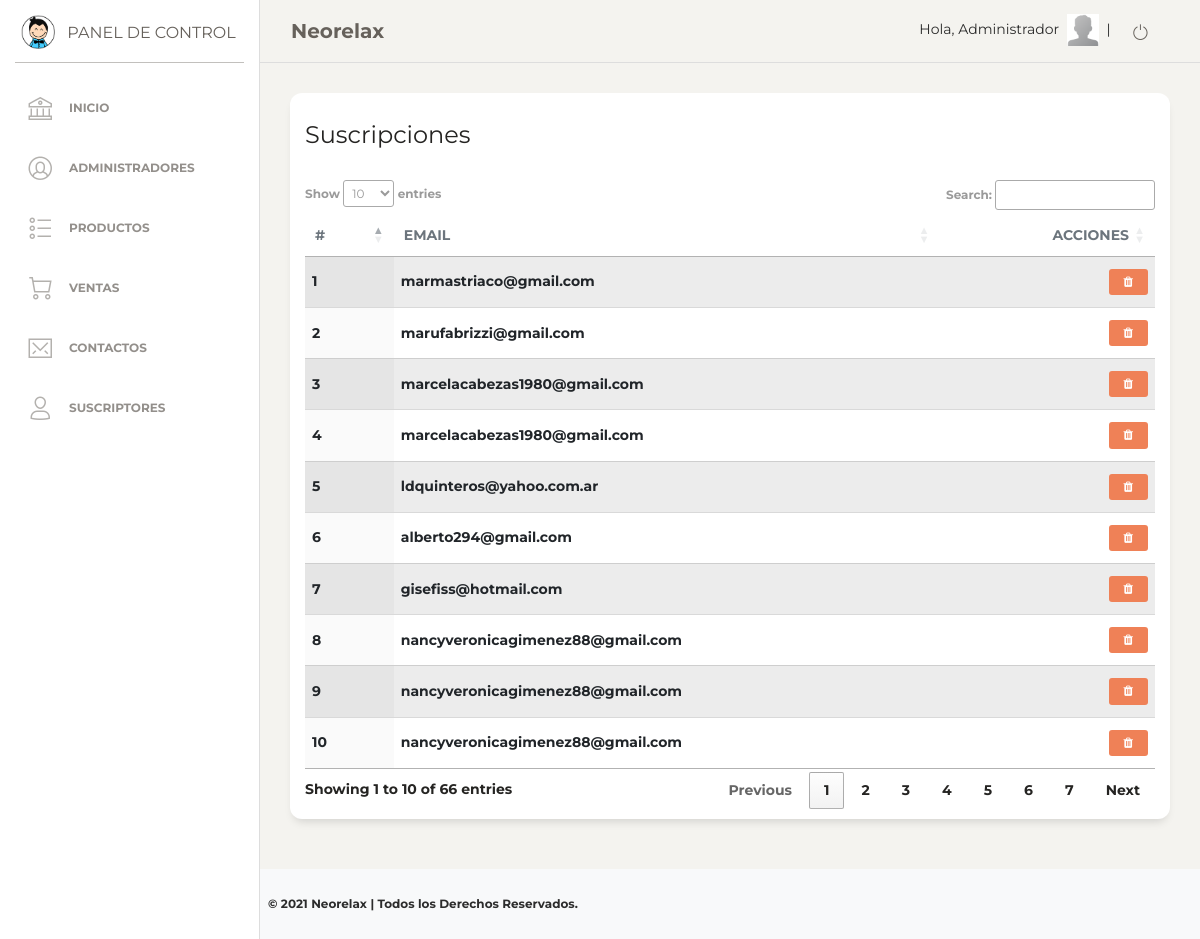
Page /CMS/suscriptores (signed in) on the committed database.
### tables this page shows
CREATE TABLE `suscriptores` (
  `id` int(11) NOT NULL,
  `email` text NOT NULL,
  `fecha` timestamp NOT NULL DEFAULT current_timestamp()
);

### CMS/controllers/plantilla.controller.php (called while the page is built)
<?php
class Plantilla
{
    static public function ctrMostrarPlantilla()
    {
        include "views/template.php";
    }
}

### CMS/index.php (called while the page is built, shortened)
<?php
require_once "controllers/plantilla.controller.php";
require_once "controllers/suscriptores.controller.php";
require_once "controllers/transferencia.controller.php";
require_once "models/suscriptores.model.php";
$plantilla =  new Plantilla();
$plantilla->ctrMostrarPlantilla();

### CMS/controllers/suscriptores.controller.php (called while the page is built, shortened)
<?php
class ControllerSuscriptor
{
    static public function ctrMostrarSuscriptor()
    {
        $tabla = "suscriptores";
        $respuesta = ModeloSuscriptor::mdlMostrarSuscriptor($tabla);
        return $respuesta;
    }
}

### CMS/models/conexion.php (called while the page is built)
<?php
class Conexion
{
    static public function conectar()
    {
        $link = new PDO(
            "mysql:host=localhost;dbname=api-neo-relax",
            "root",
            ""
        );
        $link->exec("set names utf8");
        return $link;
    }
}

### CMS/models/suscriptores.model.php (called while the page is built, shortened)
<?php
require_once "conexion.php";
class ModeloSuscriptor
{
    static public function mdlMostrarSuscriptor($tabla)
    {
        $stmt = Conexion::conectar()->prepare("SELECT * FROM $tabla");
        $stmt->execute();
        return $stmt->fetchAll();
    }
}

### CMS/views/pages/suscriptores.php (the view, shortened to what this page needs)
<?php
$suscriptores = ControllerSuscriptor::ctrMostrarSuscriptor();
?>
<div class="content">
    <div class="row">
        <div class="col-md-12">
            <div class="card">
                <div class="card-header">
                    <h4 class="card-title"> Suscripciones</h4>
                </div>
                <div class="card-body">
                    <table id="example" class="table table-striped  display responsive nowrap" style="width:100%">
                        <thead class="text-secondary">
                            <th>
                                #
                            </th>
                            <th>
                                Email
                            </th>
                            <th class="text-right">
                                Acciones
                            </th>
                        </thead>
                        <tbody>
                            <?php foreach ($suscriptores as $key => $value) : ?>
                                <tr>
                                    <td>
                                        <?php echo $key + 1 ?>
                                    </td>
                                    <td>
                                        <?php echo $value["email"] ?>
                                    </td>
                                    <td class="text-right">
                                        <button class="btn btn-danger btn-sm btnEliminarSusc" idSusc="<?php echo $value["id"] ?>" onclick="borrarSusc(<?php echo $value["id"] ?>)"><i class="fa fa-trash"></i></button>
                                    </td>
                                </tr>
                            <?php endforeach; ?>
                        </tbody>
                    </table>
                </div>
            </div>
        </div>
    </div>
</div>

### CMS/views/assets/css/style.css (style rules this page uses)
body { font-weight: bold; }
.content { min-height: 100vh; }

### rows in the picture
suscriptores: email "marmastriaco@gmail.com"
suscriptores: email "marufabrizzi@gmail.com"
suscriptores: email "marcelacabezas1980@gmail.com"
suscriptores: email "marcelacabezas1980@gmail.com"
suscriptores: email "ldquinteros@yahoo.com.ar"
suscriptores: email "alberto294@gmail.com"
suscriptores: email "gisefiss@hotmail.com"
suscriptores: email "nancyveronicagimenez88@gmail.com"
suscriptores: email "nancyveronicagimenez88@gmail.com"
suscriptores: email "nancyveronicagimenez88@gmail.com"

### other values in the picture
$_SESSION["nombre"] "Administrador"
